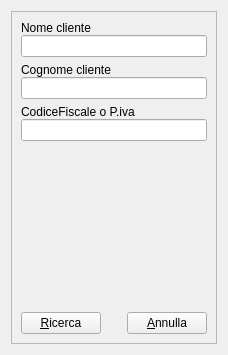
         <widget class="QWidget" name="pageUserFilter" >
          <property name="geometry" >
           <rect>
            <x>0</x>
            <y>0</y>
            <width>226</width>
            <height>355</height>
           </rect>
          </property>
          <attribute name="label" >
           <string>Filtro Cliente</string>
          </attribute>
          <attribute name="icon" >
           <iconset resource="laundry.qrc" >:/RicercaUtente/Xiria 1.1.2/Xiria 1.1.2/128x128/apps/linuxconf.png</iconset>
          </attribute>
          <layout class="QVBoxLayout" >
           <item>
            <widget class="QFrame" name="frameUserFilter" >
             <property name="frameShape" >
              <enum>QFrame::StyledPanel</enum>
             </property>
             <property name="frameShadow" >
              <enum>QFrame::Raised</enum>
             </property>
             <layout class="QHBoxLayout" >
              <item>
               <layout class="QVBoxLayout" >
                <item>
                 <layout class="QVBoxLayout" >
                  <property name="spacing" >
                   <number>0</number>
                  </property>
                  <item>
                   <widget class="QLabel" name="lblNameFilter" >
                    <property name="text" >
                     <string>Nome cliente</string>
                    </property>
                   </widget>
                  </item>
                  <item>
                   <widget class="QLineEdit" name="txtFiltroNomeCliente" >
                    <property name="font" >
                     <font>
                      <italic>false</italic>
                     </font>
                    </property>
                   </widget>
                  </item>
                 </layout>
                </item>
                <item>
                 <layout class="QVBoxLayout" >
                  <property name="spacing" >
                   <number>0</number>
                  </property>
                  <item>
                   <widget class="QLabel" name="lblSurnameFilter" >
                    <property name="text" >
                     <string>Cognome cliente</string>
                    </property>
                   </widget>
                  </item>
                  <item>
                   <widget class="QLineEdit" name="txtFiltroCognomeCliente" >
                    <property name="font" >
                     <font>
                      <italic>false</italic>
                     </font>
                    </property>
                   </widget>
                  </item>
                 </layout>
                </item>
                <item>
                 <layout class="QVBoxLayout" >
                  <property name="spacing" >
                   <number>0</number>
                  </property>
                  <item>
                   <widget class="QLabel" name="lblCodiceIvaFilter" >
                    <property name="text" >
                     <string>CodiceFiscale o P.iva</string>
                    </property>
                   </widget>
                  </item>
                  <item>
                   <widget class="QLineEdit" name="txtFiltroCodiceFiscaleIvaCliente" >
                    <property name="font" >
                     <font>
                      <italic>false</italic>
                     </font>
                    </property>
                   </widget>
                  </item>
                 </layout>
                </item>
                <item>
                 <spacer>
                  <property name="orientation" >
                   <enum>Qt::Vertical</enum>
                  </property>
                  <property name="sizeHint" >
                   <size>
                    <width>20</width>
                    <height>40</height>
                   </size>
                  </property>
                 </spacer>
                </item>
                <item>
                 <layout class="QHBoxLayout" >
                  <item>
                   <widget class="QPushButton" name="cmdStartUserSearch" >
                    <property name="toolTip" >
                     <string>&lt;html>&lt;head>&lt;meta name="qrichtext" content="1" />&lt;style type="text/css">
p, li { white-space: pre-wrap; }
&lt;/style>&lt;/head>&lt;body style=" font-family:'Sans Serif'; font-size:9pt; font-weight:400; font-style:italic;">
&lt;p style=" margin-top:0px; margin-bottom:0px; margin-left:0px; margin-right:0px; -qt-block-indent:0; text-indent:0px;">Avvia la ricerca&lt;/p>&lt;/body>&lt;/html></string>
                    </property>
                    <property name="text" >
                     <string>&amp;Ricerca</string>
                    </property>
                    <property name="icon" >
                     <iconset resource="laundry.qrc" >:/RicercaUtente/Xiria 1.1.2/Xiria 1.1.2/128x128/apps/linuxconf.png</iconset>
                    </property>
                   </widget>
                  </item>
                  <item>
                   <spacer>
                    <property name="orientation" >
                     <enum>Qt::Horizontal</enum>
                    </property>
                    <property name="sizeType" >
                     <enum>QSizePolicy::Fixed</enum>
                    </property>
                    <property name="sizeHint" >
                     <size>
                      <width>20</width>
                      <height>20</height>
                     </size>
                    </property>
                   </spacer>
                  </item>
                  <item>
                   <widget class="QPushButton" name="cmdReturnAnagrafica" >
                    <property name="toolTip" >
                     <string>&lt;html>&lt;head>&lt;meta name="qrichtext" content="1" />&lt;style type="text/css">
p, li { white-space: pre-wrap; }
&lt;/style>&lt;/head>&lt;body style=" font-family:'Sans Serif'; font-size:9pt; font-weight:400; font-style:italic;">
&lt;p style=" margin-top:0px; margin-bottom:0px; margin-left:0px; margin-right:0px; -qt-block-indent:0; text-indent:0px;">Annulla la ricerca&lt;/p>&lt;/body>&lt;/html></string>
                    </property>
                    <property name="text" >
                     <string>&amp;Annulla</string>
                    </property>
                    <property name="icon" >
                     <iconset resource="laundry.qrc" >:/Anagrafica/Xiria 1.1.2/Xiria 1.1.2/128x128/apps/packagesettings.png</iconset>
                    </property>
                   </widget>
                  </item>
                 </layout>
                </item>
               </layout>
              </item>
             </layout>
            </widget>
           </item>
          </layout>
         </widget>
